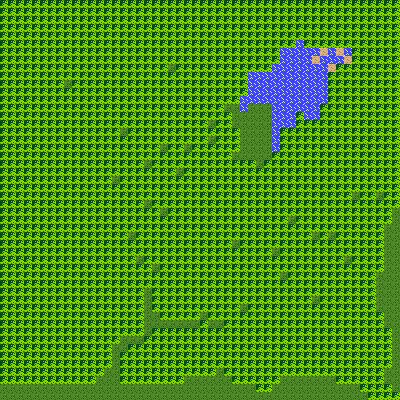

This is a level from a 2D game, rendered from its Tiled map with the project's own tilesets. A one-line summary and the map file follow, with tile-layer data summarised:
An orthogonal 50x50 tile map with 8x8 px tiles, 2 tile layers (ground, bricks, water and trees), 2 tilesets and 1 object.

<map version="1.10" tiledversion="1.10.1" orientation="orthogonal" renderorder="right-down" width="50" height="50" tilewidth="8" tileheight="8" infinite="0" nextlayerid="6" nextobjectid="2">
 <tileset firstgid="1" source="ground.tsx" />
 <tileset firstgid="7" source="bricks.tsx" />
 <layer id="1" name="ground" width="50" height="50">
  <data>[2500 cells, 2500 non-empty, 1 distinct tile ids]</data>
 </layer>
 <layer id="2" name="bricks, water and trees" width="50" height="50">
  <data>[2500 cells, 2267 non-empty, 3 distinct tile ids]</data>
 </layer>
 <objectgroup id="3" name="spawns">
  <object id="1" x="136" y="1071" />
 </objectgroup>
 <objectgroup id="4" name="collision areas" />
 <objectgroup id="5" name="scenarios" />
</map>
